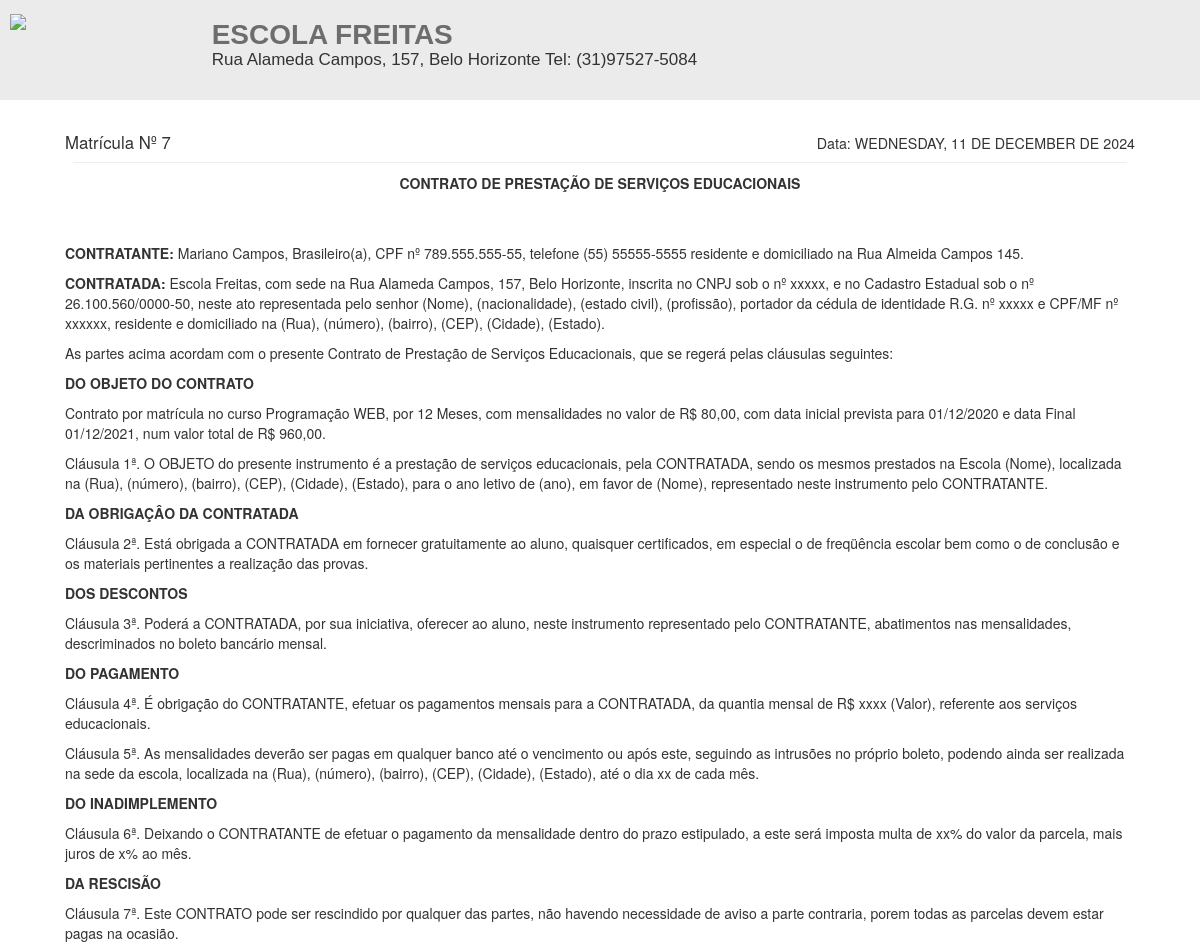
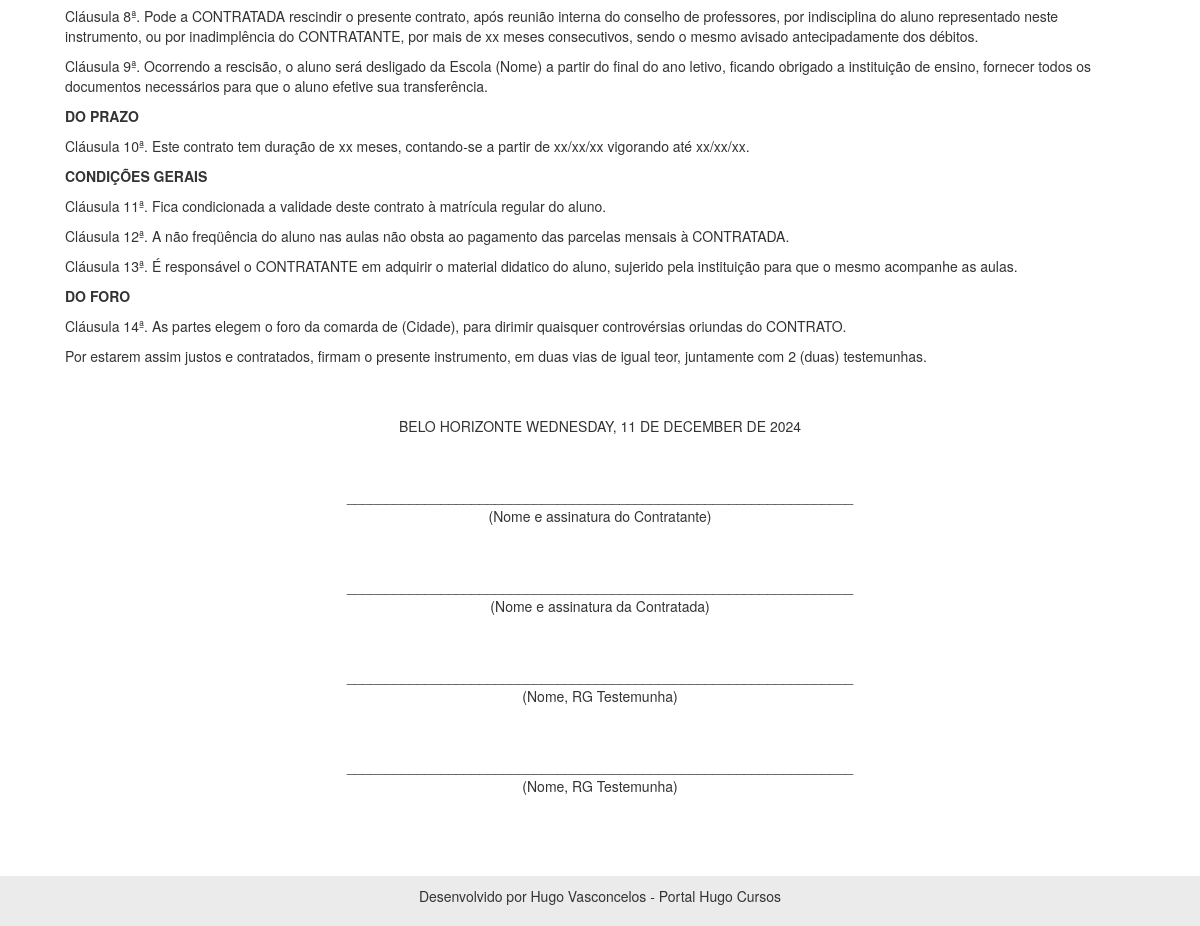
Screenshot of /rel/contrato_html.php?id=7 with the database file from the repository (2 pictures, top to bottom).
### tables this page shows
CREATE TABLE `alunos` (
  `id` int(11) NOT NULL,
  `nome` varchar(50) NOT NULL,
  `cpf` varchar(20) NOT NULL,
  `telefone` varchar(20) NOT NULL,
  `email` varchar(50) NOT NULL,
  `endereco` varchar(100) NOT NULL,
  `responsavel` varchar(20) DEFAULT NULL,
  `data_nascimento` date NOT NULL,
  `data_cadastro` date NOT NULL,
  `foto` varchar(100) DEFAULT NULL,
  `sexo` varchar(20) NOT NULL
);

CREATE TABLE `disciplinas` (
  `id` int(11) NOT NULL,
  `nome` varchar(50) NOT NULL
);

CREATE TABLE `turmas` (
  `id` int(11) NOT NULL,
  `disciplina` int(11) NOT NULL,
  `sala` int(11) NOT NULL,
  `professor` int(11) NOT NULL,
  `data_inicio` date DEFAULT NULL,
  `data_final` date DEFAULT NULL,
  `horario` varchar(30) DEFAULT NULL,
  `dia` varchar(30) DEFAULT NULL,
  `valor_mensalidade` decimal(7,2) DEFAULT NULL,
  `ano` int(11) NOT NULL
);

### config.php (called while the page is built, shortened)
<?php
$nome_escola = "Escola Freitas";
$endereco_escola = "Rua Alameda Campos, 157, Belo Horizonte";
$telefone_escola = "(31)97527-5084";
$rodape_relatorios = "Desenvolvido por Hugo Vasconcelos - Portal Hugo Cursos";
$cnpj_escola = '26.100.560/0000-50';
$cidade_escola = 'Belo Horizonte';
 ?>

### rel/contrato_html.php (the view, shortened to what this page needs)
<?php
require_once("../conexao.php");
$id = $_GET['id'];
$data_hoje = strtoupper(utf8_encode(strftime('%A, %d de %B de %Y', strtotime('today'))));
$query_orc = $pdo->query("SELECT * FROM matriculas where id = '$id' ");
$res_orc = $query_orc->fetchAll(PDO::FETCH_ASSOC);
$turma = $res_orc[0]['turma'];
$aluno = $res_orc[0]['aluno'];
$query_r = $pdo->query("SELECT * FROM alunos where id = '$aluno' ");
$res_r = $query_r->fetchAll(PDO::FETCH_ASSOC);
$nome_aluno = $res_r[0]['nome'];
$cpf_aluno = $res_r[0]['cpf'];
$endereco_aluno = $res_r[0]['endereco'];
$telefone_aluno = $res_r[0]['telefone'];
$query_r = $pdo->query("SELECT * FROM turmas where id = '$turma' ");
$res_r = $query_r->fetchAll(PDO::FETCH_ASSOC);
$disciplina = $res_r[0]['disciplina'];
$data_inicio = $res_r[0]['data_inicio'];
$data_final = $res_r[0]['data_final'];
$valor = $res_r[0]['valor_mensalidade'];
$d1 = new DateTime($data_inicio);
$d2 = new DateTime($data_final);
$intervalo = $d1->diff( $d2 );
$anos = $intervalo->y;
$meses = $intervalo->m + ($anos * 12);
$data_inicioF = implode('/', array_reverse(explode('-', $data_inicio)));
$data_finalF = implode('/', array_reverse(explode('-', $data_final)));
$valor_total = $valor * $meses;
$valor_mensalidadeF = number_format($valor, 2, ',', '.');
$valor_totalF = number_format($valor_total, 2, ',', '.');
$query_r = $pdo->query("SELECT * FROM disciplinas where id = '$disciplina' ");
$res_r = $query_r->fetchAll(PDO::FETCH_ASSOC);
$nome_disciplina = $res_r[0]['nome'];
?>
<!DOCTYPE html>
<html>
<head>
	<link rel="stylesheet" href="https://maxcdn.bootstrapcdn.com/bootstrap/3.3.7/css/bootstrap.min.css">
</head>
<body>
	<div class="cabecalho">
			<div class="row titulos">
				<div class="col-sm-2 esquerda_float image">
					<img src="../img/logo.png" width="170px">
				</div>
				<div class="col-sm-10 esquerda_float">
					<h2 class="titulo"><b><?php echo strtoupper($nome_escola) ?></b></h2>
					<h6 class="subtitulo"><?php echo $endereco_escola . ' Tel: '.$telefone_escola  ?></h6>
				</div>
			</div>
	</div>
	<div class="container">
		<div class="row">
			<div class="col-sm-7 esquerda">
				<big> Matrícula Nº <?php echo $id ?>  </big>
			</div>
			<div class="col-sm-5 direita" align="right">
				<big> <small> Data: <?php echo $data_hoje; ?></small> </big>
			</div>
		</div>
		<hr>
		<p align="center"><b>CONTRATO DE PRESTAÇÃO DE SERVIÇOS EDUCACIONAIS</b></p>
		<br><br>
<p><b>CONTRATANTE:</b> <?php echo $nome_aluno ?>, Brasileiro(a), CPF nº <?php echo $cpf_aluno ?>, telefone <?php echo $telefone_aluno ?> residente e domiciliado na <?php echo $endereco_aluno ?>.</p>
<p>
<b>CONTRATADA:</b> <?php echo $nome_escola ?>, com sede na <?php echo $endereco_escola ?>, inscrita no CNPJ sob o nº xxxxx, e no Cadastro Estadual sob o nº <?php echo $cnpj_escola ?>, neste ato representada pelo senhor (Nome), (nacionalidade), (estado civil), (profissão), portador da cédula de identidade R.G. nº xxxxx e CPF/MF nº xxxxxx, residente e domiciliado na (Rua), (número), (bairro), (CEP), (Cidade), (Estado).</p>
<p>
As partes acima acordam com o presente Contrato de Prestação de Serviços Educacionais, que se regerá pelas cláusulas seguintes:
</p>
<p><b>
DO OBJETO DO CONTRATO
</b></p>
<p>
Contrato por matrícula no curso  <?php echo $nome_disciplina ?>, por <?php echo $meses ?> Meses, com mensalidades no valor de R$ <?php echo $valor_mensalidadeF ?>, com data inicial prevista para <?php echo $data_inicioF ?> e data Final <?php echo $data_finalF ?>, num valor total de R$ <?php echo $valor_totalF ?>.
</p>
<p>
Cláusula 1ª. O OBJETO do presente instrumento é a prestação de serviços educacionais, pela CONTRATADA, sendo os mesmos prestados na Escola (Nome), localizada na (Rua), (número), (bairro), (CEP), (Cidade), (Estado), para o ano letivo de (ano), em favor de (Nome), representado neste instrumento pelo CONTRATANTE.</p>
<p><b>
DA OBRIGAÇÂO DA CONTRATADA
</b></p>
<p>
Cláusula 2ª. Está obrigada a CONTRATADA em fornecer gratuitamente ao aluno, quaisquer certificados, em especial o de freqüência escolar bem como o de conclusão e os materiais pertinentes a realização das provas.
</p>
<p><b>
DOS DESCONTOS
</b></p>
<p>
Cláusula 3ª. Poderá a CONTRATADA, por sua iniciativa, oferecer ao aluno, neste instrumento representado pelo CONTRATANTE, abatimentos nas mensalidades, descriminados no boleto bancário mensal.
</p>
<p><b>
DO PAGAMENTO
</b></p>
<p>
Cláusula 4ª. É obrigação do CONTRATANTE, efetuar os pagamentos mensais para a CONTRATADA, da quantia mensal de R$ xxxx (Valor), referente aos serviços educacionais.
</p>
<p>
Cláusula 5ª. As mensalidades deverão ser pagas em qualquer banco até o vencimento ou após este, seguindo as intrusões no próprio boleto, podendo ainda ser realizada na sede da escola, localizada na (Rua), (número), (bairro), (CEP), (Cidade), (Estado), até o dia xx de cada mês.
</p>
<p><b>
DO INADIMPLEMENTO
</b></p>
<p>
Cláusula 6ª. Deixando o CONTRATANTE de efetuar o pagamento da mensalidade dentro do prazo estipulado, a este será imposta multa de xx% do valor da parcela, mais juros de x% ao mês.
</p>
<p><b>
DA RESCISÃO
</b></p>
<p>
Cláusula 7ª. Este CONTRATO pode ser rescindido por qualquer das partes, não havendo necessidade de aviso a parte contraria, porem todas as parcelas devem estar pagas na ocasião.
</p>
<p>
Cláusula 8ª. Pode a CONTRATADA rescindir o presente contrato, após reunião interna do conselho de professores, por indisciplina do aluno representado neste instrumento, ou por inadimplência do CONTRATANTE, por mais de xx meses consecutivos, sendo o mesmo avisado antecipadamente dos débitos.
</p>
<p>
Cláusula 9ª. Ocorrendo a rescisão, o aluno será desligado da Escola (Nome) a partir do final do ano letivo, ficando obrigado a instituição de ensino, fornecer todos os documentos necessários para que o aluno efetive sua transferência.
</p>
<p><b>
DO PRAZO
</b></p>
<p>
Cláusula 10ª. Este contrato tem duração de xx meses, contando-se a partir de xx/xx/xx vigorando até xx/xx/xx.
</p>
<p><b>
CONDIÇÕES GERAIS
</b></p>
<p>
Cláusula 11ª. Fica condicionada a validade deste contrato à matrícula regular do aluno.
</p>
<p>
Cláusula 12ª. A não freqüência do aluno nas aulas não obsta ao pagamento das parcelas mensais à CONTRATADA.
</p>
<p>
Cláusula 13ª. É responsável o CONTRATANTE em adquirir o material didatico do aluno, sujerido pela instituição para que o mesmo acompanhe as aulas.
</p>
<p><b>
DO FORO
</b></p>
<p>
Cláusula 14ª. As partes elegem o foro da comarda de (Cidade), para dirimir quaisquer controvérsias oriundas do CONTRATO.
</p>
<p>
Por estarem assim justos e contratados, firmam o presente instrumento, em duas vias de igual teor, juntamente com 2 (duas) testemunhas.
</p>
<br><br>
<p align="center">
<?php echo strtoupper($cidade_escola) .' '. $data_hoje ?>
</p>
<br><br>
<p align="center">
_________________________________________________________________
<br>(Nome e assinatura do Contratante)
</p>
<br><br>
<p align="center">
_________________________________________________________________
<br>
(Nome e assinatura da Contratada)
</p>
<br><br>
<p align="center">
_________________________________________________________________
<br>
(Nome, RG Testemunha)
</p>
<br><br>
<p align="center">
_________________________________________________________________
<br>
(Nome, RG Testemunha)
</p>
</div>
				<div class="footer">
		<p style="font-size:14px" align="center"><?php echo $rodape_relatorios ?></p>
	</div>
				</body>
				</html>

### rel/contrato_html.php (style rules this page uses)
.footer { margin-top:20px; width:100%; background-color: #ebebeb; padding:10px; }
.cabecalho { background-color: #ebebeb; padding:10px; margin-bottom:30px; width:100%; height:100px; }
.titulo { margin:0; font-size:28px; font-family:Arial, Helvetica, sans-serif; color:#6e6d6d; }
.subtitulo { margin:0; font-size:17px; font-family:Arial, Helvetica, sans-serif; }
.esquerda { display:inline; width:50%; float:left; }
.direita { display:inline; width:50%; float:right; }
.esquerda_float { margin-bottom:10px; float:left; display:inline; }
.titulos { margin-top:10px; }
.image { margin-top:-10px; }
hr { margin:8px; padding:1px; }
.container { padding-left:50px; padding-right:50px; padding-bottom:50px; }

### rows the page displays
alunos: nome "Mariano Campos", cpf "789.555.555-55", telefone "(55) 55555-5555", endereco "Rua Almeida Campos 145"
disciplinas: nome "Programação WEB"
turmas: meses "12", valor_mensalidade "80,00", data_inicio "01/12/2020", data_final "01/12/2021", valor_totalF "960,00"

### other values shown
$nome_escola "ESCOLA FREITAS"
$endereco_escola "Rua Alameda Campos, 157, Belo Horizonte"
$telefone_escola "(31)97527-5084"
$id "7"
$data_hoje "WEDNESDAY, 11 DE DECEMBER DE 2024"
$nome_escola "Escola Freitas"
$cnpj_escola "26.100.560/0000-50"
$cidade_escola "BELO HORIZONTE"
$rodape_relatorios "Desenvolvido por Hugo Vasconcelos - Portal Hugo Cursos"
